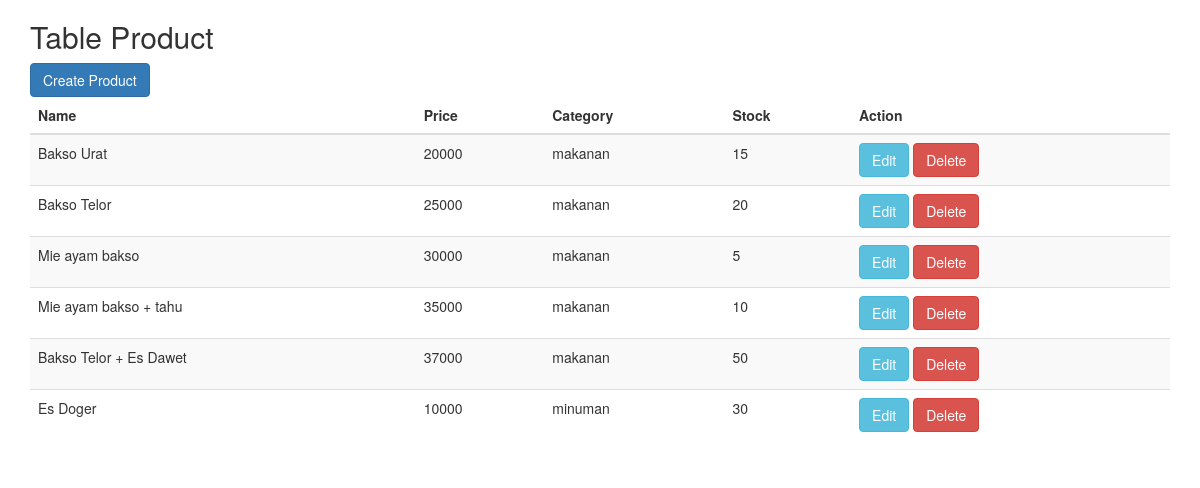
/crud/product/index.php, run on the app's committed database.
### tables this page shows
CREATE TABLE `products` (
  `ID` int NOT NULL,
  `name` varchar(100) NOT NULL,
  `price` int NOT NULL,
  `description` text NOT NULL,
  `categiry` enum('makanan','minuman') DEFAULT NULL,
  `stock` int NOT NULL DEFAULT '0'
);

### crud/product/index.php (the view, shortened to what this page needs)
<!DOCTYPE html>
<html>
<head>
    <link rel="stylesheet" href="https://maxcdn.bootstrapcdn.com/bootstrap/3.3.7/css/bootstrap.min.css">
</head>
<body>
    <div class="container">
        <h2>Table Product</h2>
        <a href="create.php" class="btn btn-primary">Create Product</a>
        <table class="table table-striped">
            <thead>
                <tr>
                    <th>Name</th>
                    <th>Price</th>
                    <th>Category</th>
                    <th>Stock</th>
                    <th>Action</th>
                </tr>
            </thead>
            <tbody>
                <?php
                include("../koneksi.php");
                $sql = "SELECT * FROM products";
                $result = mysqli_query($conn, $sql);
                if (mysqli_num_rows($result) > 0) {
                    while($row = mysqli_fetch_assoc($result)) {
                        echo "<tr>";
                        echo "<td>" . $row['name'] . "</td>";
                        echo "<td>" . $row['price'] . "</td>";
                        echo "<td>" . $row['categiry'] . "</td>";
                        echo "<td>" . $row['stock'] . "</td>";
                        echo "<td>";
                        echo "<a href='edit.php?id=" . $row['ID'] . "' class='btn btn-info'>Edit</a> ";
                        echo "<a href='proses_delete.php?id=" . $row['ID'] . "' class='btn btn-danger'>Delete</a>";
                        echo "</td>";
                        echo "</tr>";
                    }
                } else {
                    echo "<tr><td colspan='5'>0 results</td></tr>";
                }
                ?>
            </tbody>
        </table>
    </div>
</body>
</html>

### data on the page
products: name "Bakso Urat", price "20000", categiry "makanan", stock "15"
products: name "Bakso Telor", price "25000", categiry "makanan", stock "20"
products: name "Mie ayam bakso", price "30000", categiry "makanan", stock "5"
products: name "Mie ayam bakso + tahu", price "35000", categiry "makanan", stock "10"
products: name "Bakso Telor + Es Dawet", price "37000", categiry "makanan", stock "50"
products: name "Es Doger", price "10000", categiry "minuman", stock "30"
